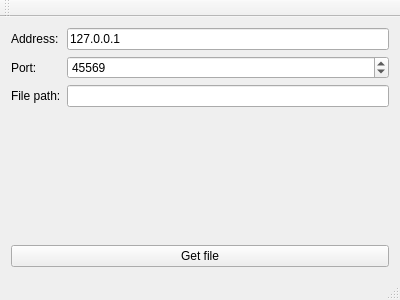
<?xml version="1.0" encoding="UTF-8"?>
<ui version="4.0">
 <class>MainWindow</class>
 <widget class="QMainWindow" name="MainWindow">
  <property name="geometry">
   <rect>
    <x>0</x>
    <y>0</y>
    <width>400</width>
    <height>300</height>
   </rect>
  </property>
  <property name="windowTitle">
   <string>MainWindow</string>
  </property>
  <widget class="QWidget" name="centralWidget">
   <layout class="QVBoxLayout" name="verticalLayout_2">
    <item>
     <layout class="QFormLayout" name="formLayout">
      <item row="0" column="0">
       <widget class="QLabel" name="label_address">
        <property name="text">
         <string>Address:</string>
        </property>
       </widget>
      </item>
      <item row="0" column="1">
       <widget class="QLineEdit" name="lineEdit_address">
        <property name="text">
         <string>127.0.0.1</string>
        </property>
       </widget>
      </item>
      <item row="1" column="0">
       <widget class="QLabel" name="label_port">
        <property name="text">
         <string>Port:</string>
        </property>
       </widget>
      </item>
      <item row="2" column="0">
       <widget class="QLabel" name="label_fpath">
        <property name="text">
         <string>File path:</string>
        </property>
       </widget>
      </item>
      <item row="2" column="1">
       <widget class="QLineEdit" name="lineEdit_fpath"/>
      </item>
      <item row="1" column="1">
       <widget class="QSpinBox" name="spinBox_port">
        <property name="maximum">
         <number>100000</number>
        </property>
        <property name="value">
         <number>45569</number>
        </property>
       </widget>
      </item>
     </layout>
    </item>
    <item>
     <widget class="QPushButton" name="pushButton_get_file">
      <property name="text">
       <string>Get file</string>
      </property>
     </widget>
    </item>
   </layout>
  </widget>
  <widget class="QMenuBar" name="menuBar">
   <property name="geometry">
    <rect>
     <x>0</x>
     <y>0</y>
     <width>400</width>
     <height>22</height>
    </rect>
   </property>
  </widget>
  <widget class="QToolBar" name="mainToolBar">
   <attribute name="toolBarArea">
    <enum>TopToolBarArea</enum>
   </attribute>
   <attribute name="toolBarBreak">
    <bool>false</bool>
   </attribute>
  </widget>
  <widget class="QStatusBar" name="statusBar"/>
 </widget>
 <layoutdefault spacing="6" margin="11"/>
 <resources/>
 <connections/>
</ui>
